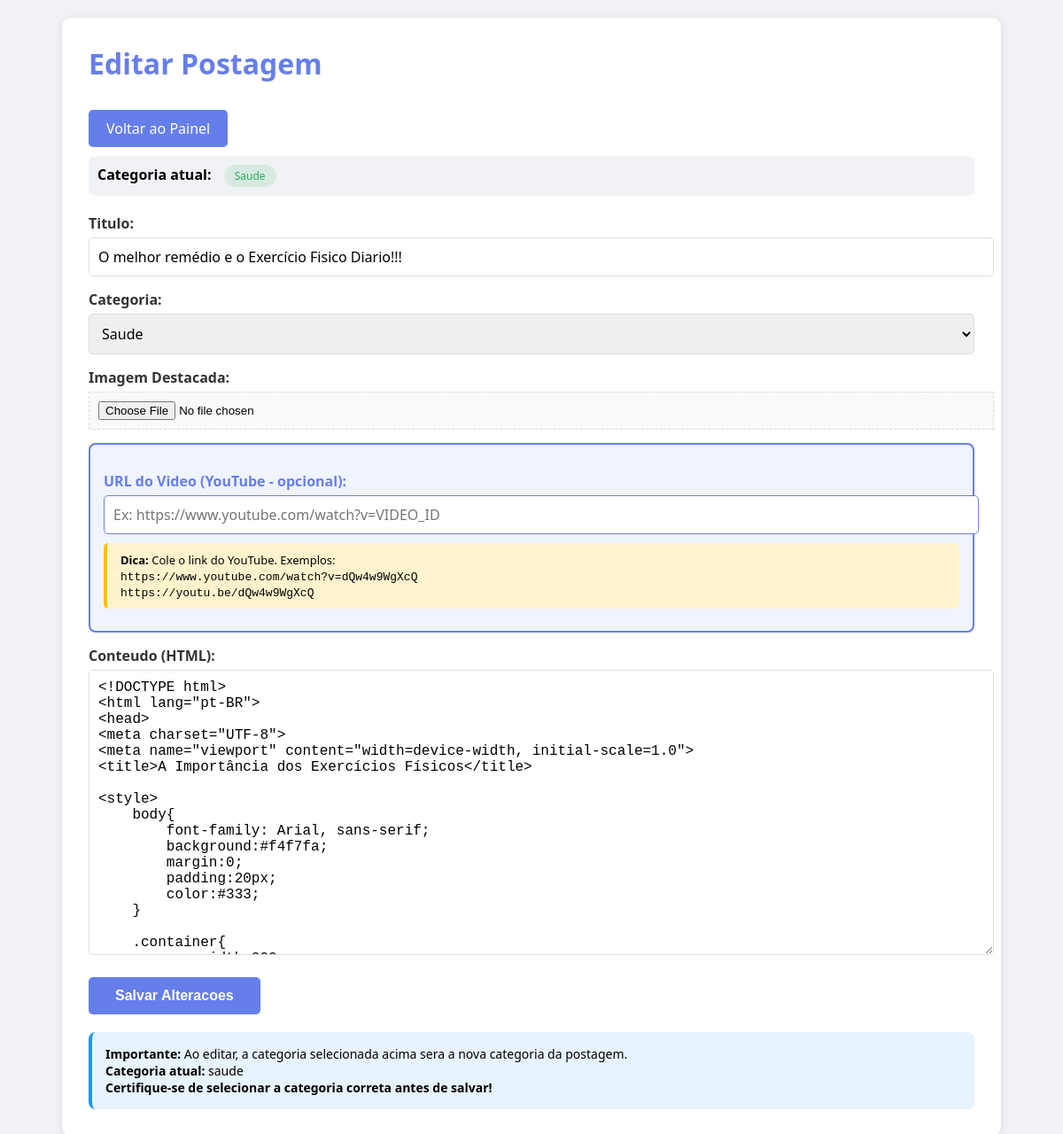
Before: /admin/editar/6 (signed in) with the older database file.
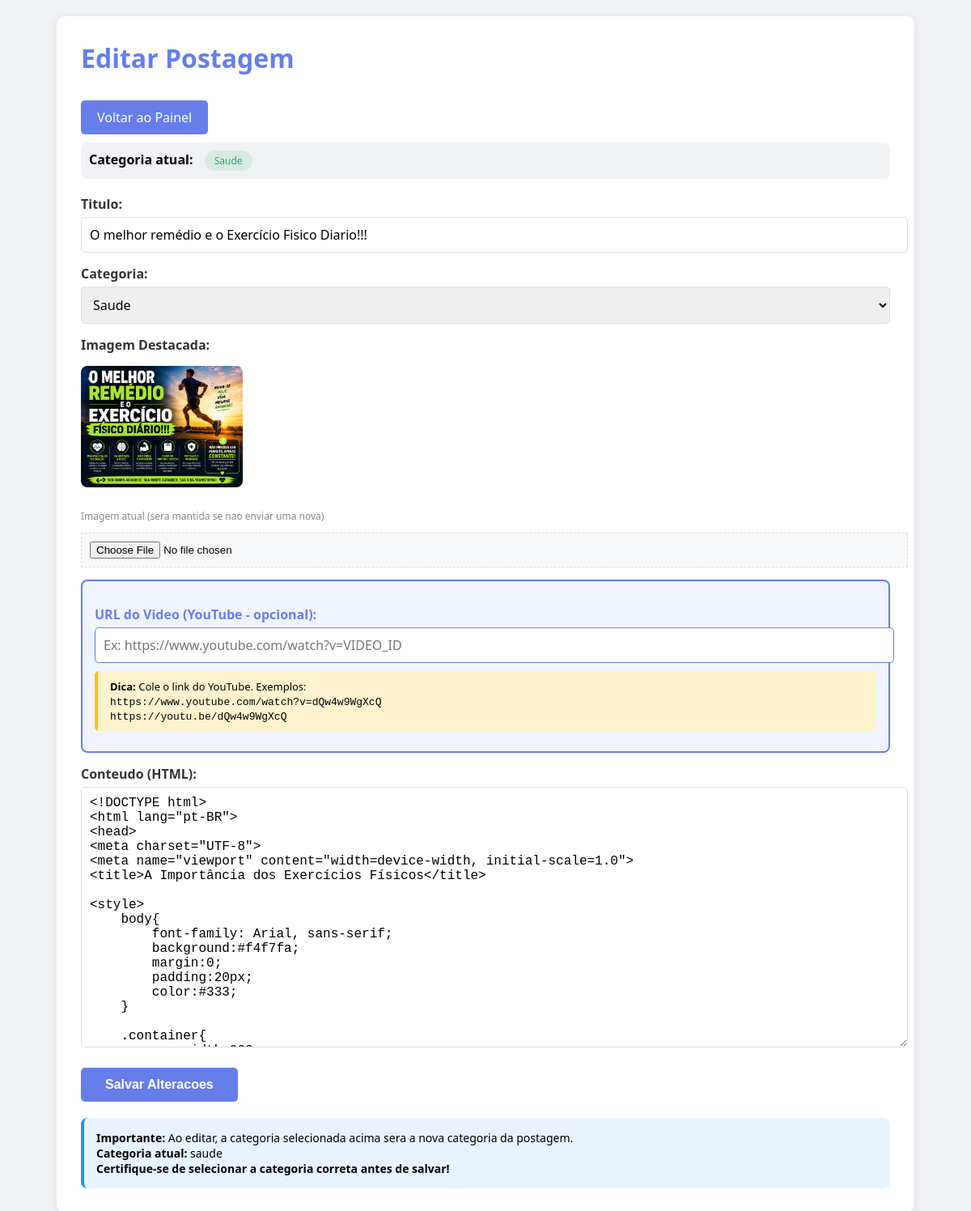
After: the same page with the newer database file.
### app.py (models this page shows)
class Noticia(db.Model):
    id = db.Column(db.Integer, primary_key=True)
    titulo = db.Column(db.String(200), nullable=False)
    conteudo = db.Column(db.Text, nullable=False)
    categoria = db.Column(db.String(50), nullable=False)  # 'tecnologia', 'saude', 'curiosidades'
    imagem = db.Column(db.String(200), nullable=True)
    video_url = db.Column(db.String(200), nullable=True)
    visualizacoes = db.Column(db.Integer, default=0)
    data_publicacao = db.Column(db.DateTime, default=datetime.utcnow)

### app.py (the view, shortened to what this page needs)
@app.route('/admin/editar/<int:id>', methods=['GET', 'POST'])
def editar_postagem(id):
    if not session.get('logged_in'):
        return redirect(url_for('login'))
    noticia = Noticia.query.get_or_404(id)
    return render_template('editar_postagem.html', noticia=noticia)

### app.py (called while the page is built)
@app.context_processor
def utility_processor():
    return dict(converter_link_youtube=converter_link_youtube)

### templates/editar_postagem.html (shortened to what this page needs)
<!DOCTYPE html>
<html lang="pt-br">
<head>
</head>
<body>
    <div class="container">
        <h1>Editar Postagem</h1>
        <a href="/admin" class="btn-voltar">Voltar ao Painel</a>
        <div style="background: #f0f2f5; padding: 10px; border-radius: 8px; margin-bottom: 20px;">
            <strong>Categoria atual:</strong>
            {% if noticia.categoria == 'tecnologia' %}
                <span class="categoria-atual cat-tech">Tecnologia</span>
            {% elif noticia.categoria == 'saude' %}
                <span class="categoria-atual cat-saude">Saude</span>
            {% else %}
                <span class="categoria-atual cat-curiosidades">Curiosidades</span>
            {% endif %}
        </div>
        <form method="POST" enctype="multipart/form-data">
            <label>Titulo:</label>
            <input type="text" name="titulo" value="{{ noticia.titulo }}" required>
            <label>Categoria:</label>
            <select name="categoria" required>
                {% if noticia.categoria == 'saude' %}
                    <option value="saude" selected>Saude</option>
                {% else %}
                    <option value="saude">Saude</option>
                {% endif %}
            </select>
            <label>Imagem Destacada:</label>
            {% if noticia.imagem %}
                <div>
                    <img src="{{ noticia.imagem }}" class="imagem-atual" alt="Imagem atual">
                    <p style="font-size: 12px; color: #888;">Imagem atual (sera mantida se nao enviar uma nova)</p>
                </div>
            {% endif %}
            <input type="file" name="imagem" accept="image/*" id="imagemInput">
            <div class="campo-video">
                <label>URL do Video (YouTube - opcional):</label>
                <input type="text" name="video_url" value="{{ noticia.video_url or '' }}" placeholder="Ex: https://www.youtube.com/watch?v=VIDEO_ID">
                <div class="dica-video">
                    <strong>Dica:</strong> Cole o link do YouTube. Exemplos:
                    <br>
                    <code>https://www.youtube.com/watch?v=dQw4w9WgXcQ</code>
                    <br>
                    <code>https://youtu.be/dQw4w9WgXcQ</code>
                </div>
            </div>
            <label>Conteudo (HTML):</label>
            <textarea name="conteudo" rows="12">{{ noticia.conteudo }}</textarea>
            <button type="submit">Salvar Alteracoes</button>
        </form>
        <div class="dica">
            <strong>Importante:</strong> Ao editar, a categoria selecionada acima sera a nova categoria da postagem.<br>
            <strong>Categoria atual:</strong> {{ noticia.categoria }}<br>
            <strong>Certifique-se de selecionar a categoria correta antes de salvar!</strong>
        </div>
    </div>
</body>
</html>

Changed rows visible on the page:
changed Noticia "saude": imagem: picture added
Other visible differences:
text now shown: "Imagem atual (sera mantida se nao enviar uma nova)"
